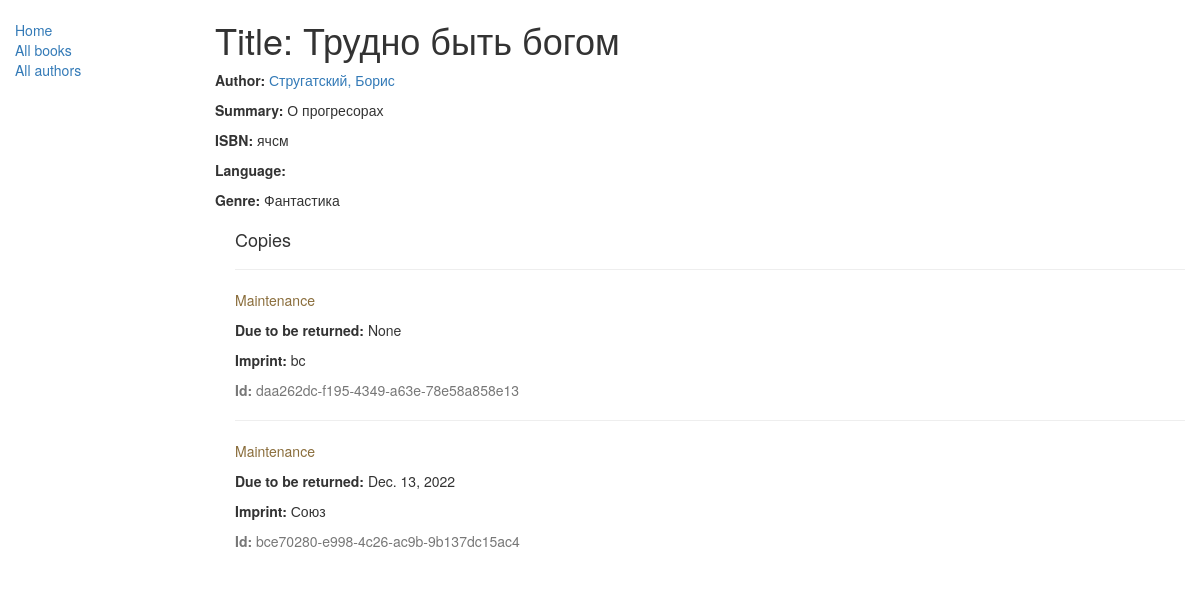
/catalog/book/1, run on the app's committed database.
### catalog/models.py (models this page shows, shortened)
class Book(models.Model):
    title = models.CharField(max_length=200)
    author = models.ForeignKey('Author', on_delete=models.SET_NULL, null=True)
    summary = models.TextField(max_length=1000, help_text="Enter a brief description of the book")
    isbn = models.CharField('ISBN',max_length=13, help_text='13 Character <a href="https://www.isbn-international.org/content/what-isbn">ISBN number</a>')
    genre = models.ManyToManyField(Genre, help_text="Select a genre for this book")
    def display_genre(self):
        """
        Creates a string for the Genre. This is required to display genre in Admin.
        """
        return ', '.join([ genre.name for genre in self.genre.all()[:4]])
    display_genre.short_description = 'Genre' #которое может быть использовано в админ-панели.

class Author(models.Model):
    first_name = models.CharField(max_length=100)
    last_name = models.CharField(max_length=100)
    date_of_birth = models.DateField(null=True, blank=True)
    date_of_death = models.DateField('Died', null=True, blank=True)
    def __str__(self):
        return '%s, %s' % (self.last_name, self.first_name)
    class Meta:  # Обратите внимание, что если вы не определяете порядок выдачи данных (в вашем отображении, или в модели), то сервер разработки "выкинет" сообщения об ошибках
        ordering = ['last_name'] #/locallibrary/catalog/templates/catalog/book_detail.html

class Genre(models.Model):
    name = models.CharField(max_length=200, help_text="Enter a book genre (e.g. Science Fiction, French Poetry etc.)")
    def __str__(self):
        return self.name

class BookInstance(models.Model):
    id = models.UUIDField(primary_key=True, default=uuid.uuid4, help_text="Unique ID for this particular book across whole library")
    book = models.ForeignKey('Book', on_delete=models.SET_NULL, null=True)
    imprint = models.CharField(max_length=200)
    due_back = models.DateField(null=True, blank=True)
    LOAN_STATUS = (
        ('m', 'Maintenance'),
        ('o', 'On loan'),
        ('a', 'Available'),
        ('r', 'Reserved'),
    )
    status = models.CharField(max_length=1, choices=LOAN_STATUS, blank=True, default='m', help_text='Book availability')
    class Meta:
        ordering = ["due_back"]

### catalog/views.py (the view)
# urls.py: re_path(r'^book/(?P<pk>\d+)$', views.BookDetalView.as_view(), name='book-detail'), # формируется динамически с отданного от get_absolute_url
class BookDetalView(generic.detail.DetailView):
    model = Book

### catalog/templates/catalog/book_detail.html
{% extends "base_generic.html" %}
{% block content %}
  <h1>Title: {{ book.title }}</h1>
  <p><strong>Author:</strong> <a href="">{{ book.author }}</a></p>
  <p><strong>Summary:</strong> {{ book.summary }}</p>
  <p><strong>ISBN:</strong> {{ book.isbn }}</p>
  <p><strong>Language:</strong> {{ book.language }}</p>
  <p><strong>Genre:</strong> {% for genre in book.genre.all %} {{ genre }}{% if not forloop.last %}, {% endif %}{% endfor %}</p>
  <div style="margin-left:20px;margin-top:20px">
    <h4>Copies</h4>
    {% for copy in book.bookinstance_set.all %}
    <hr>
    <p class="{% if copy.status == 'a' %}text-success{% elif copy.status == 'd' %}text-danger{% else %}text-warning{% endif %}">{{ copy.get_status_display }}</p>
    {% if copy.status != 'a' %}<p><strong>Due to be returned:</strong> {{copy.due_back}}</p>{% endif %}
    <p><strong>Imprint:</strong> {{copy.imprint}}</p>
    <p class="text-muted"><strong>Id:</strong> {{copy.id}}</p>
    {% endfor %}
  </div>
{% endblock %}

### aisuite/templates/base_generic.html (shortened to what this page needs)
<!DOCTYPE html>
<html lang="en">
<head>
  <link rel="stylesheet" href="https://maxcdn.bootstrapcdn.com/bootstrap/3.3.7/css/bootstrap.min.css">
  {% load static %}
  <link rel="stylesheet" href="{% static 'css/styles.css' %}">
</head>
<body>
  <div class="container-fluid">
    <div class="row">
      <div class="col-sm-2">
      {% block sidebar %}
      <ul class="sidebar-nav">
          <li><a href="{% url 'index' %}">Home</a></li>
          <li><a href="{% url 'books' %}">All books</a></li>
          <li><a href="{% url 'authors' %}"">All authors</a></li>
      </ul>
     {% endblock %}
      </div>
      <div class="col-sm-10 ">
      {% block content %}{% endblock %}
      </div>
    </div>
  </div>
</body>
</html>

### catalog/static/css/styles.css (style rules this page uses)
.sidebar-nav { margin-top: 20px; padding: 0; list-style: none; }

### data on the page
Book: title "Трудно быть богом", author "Стругатский, Борис", summary "О прогресорах", isbn "ячсм"
Genre: name "Фантастика"
BookInstance: status "Maintenance", due_back "None", imprint "bc", id "daa262dc-f195-4349-a63e-78e58a858e13"
BookInstance: status "Maintenance", due_back "Dec. 13, 2022", imprint "Союз", id "bce70280-e998-4c26-ac9b-9b137dc15ac4"
